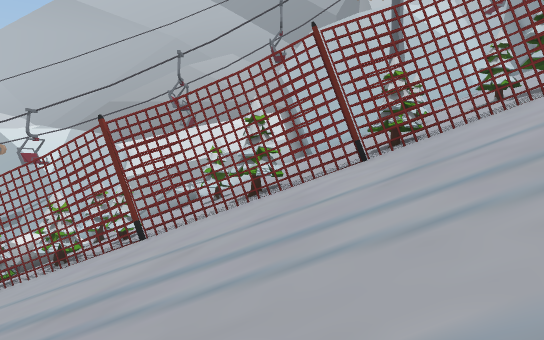
view 1 (above)

24 first-person views from a walk through a scene from a Unity 3-D project. The camera is 1.5 m above the floor, tilts 2° down and sees 70° across. The floor is counted in squares, 2 m on a side. Each view is taken from the middle of a square. On the plan, view 1 faces up. The plan holds only what a view shows up to about 12 squares ahead; the rest is blank. The place goes on beyond the plan. The player character is not drawn.

view 2
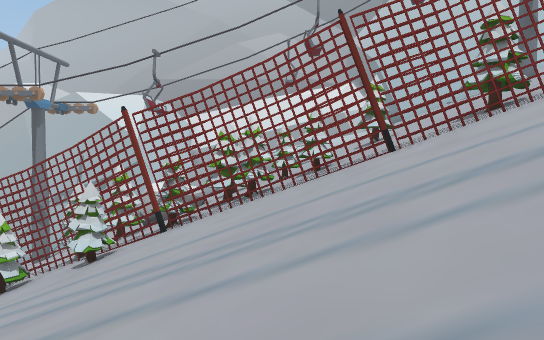

view 3
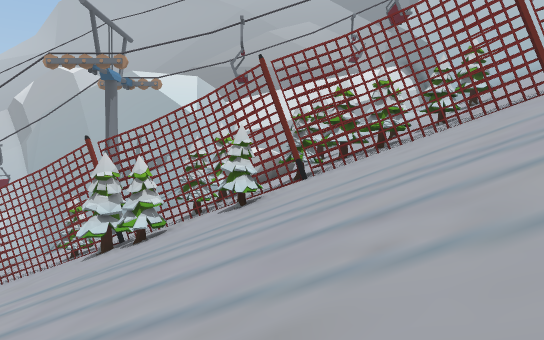

view 4
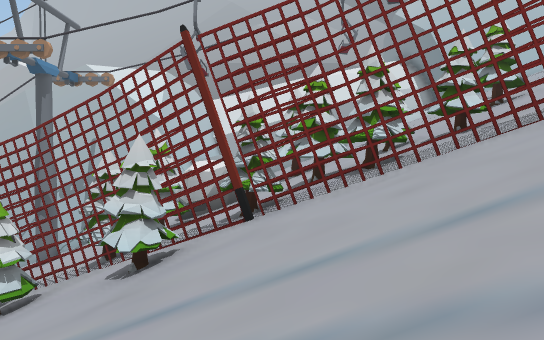

view 5
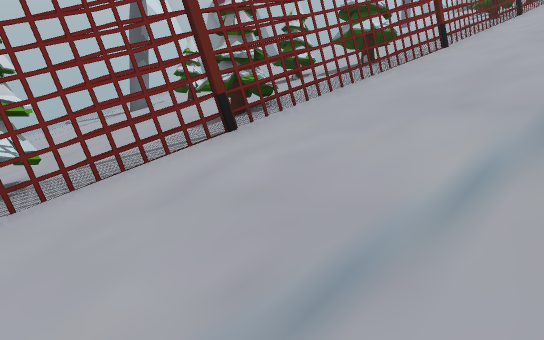

view 6
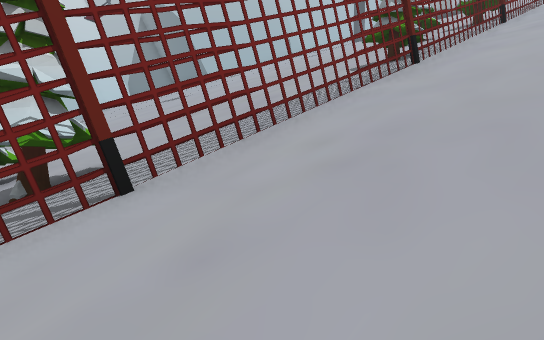

view 7
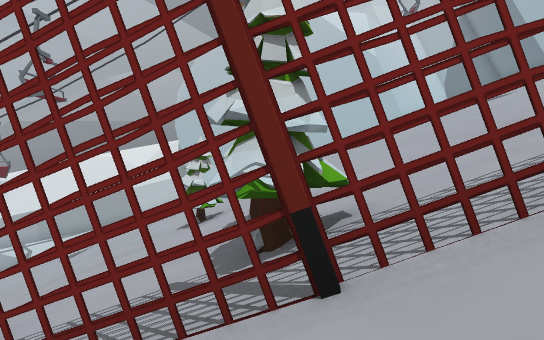

view 8
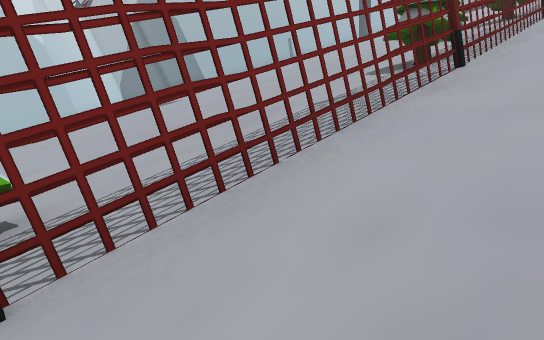

view 9
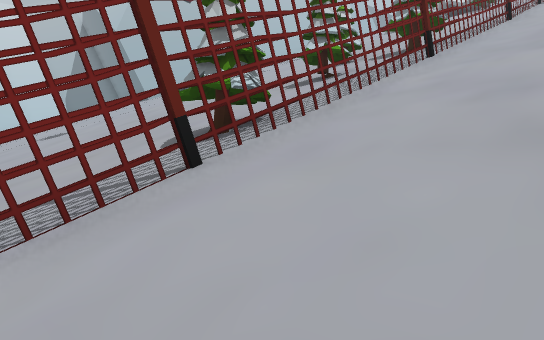

view 10
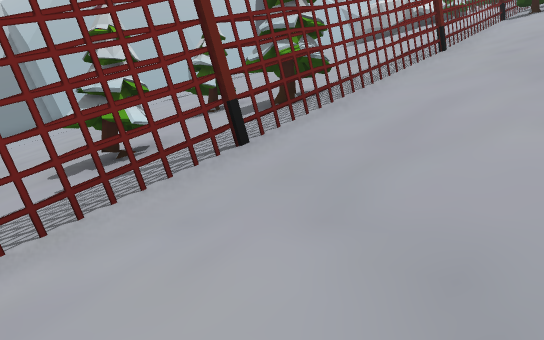

view 11
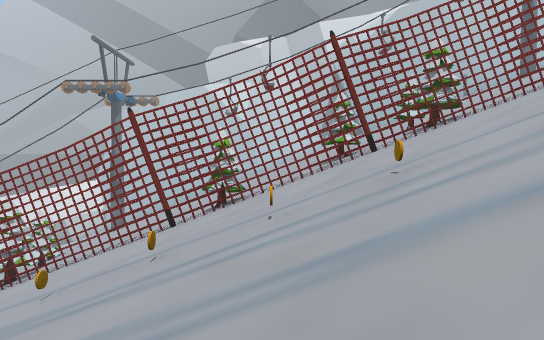

view 12
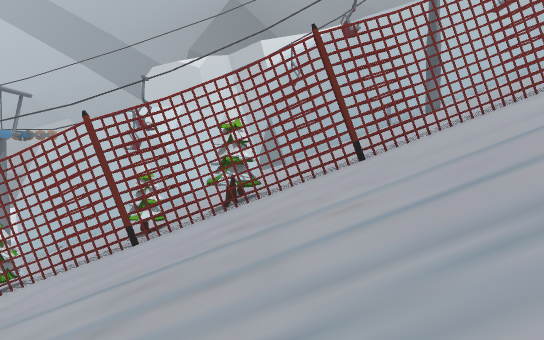

view 13
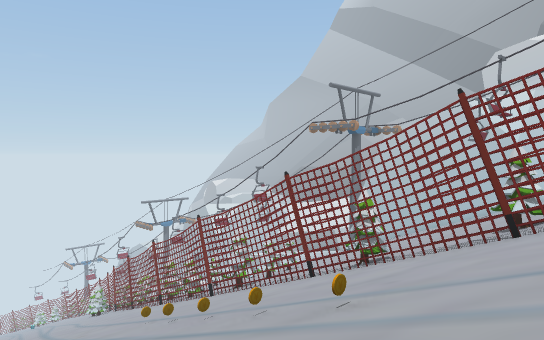

view 14
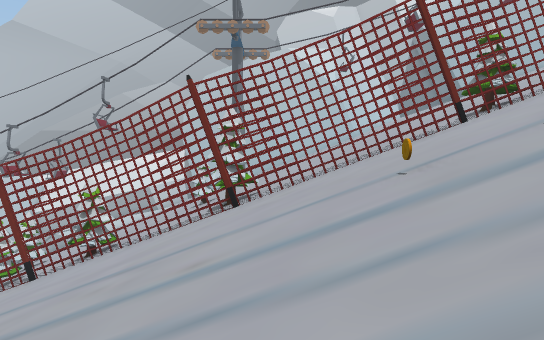

view 15
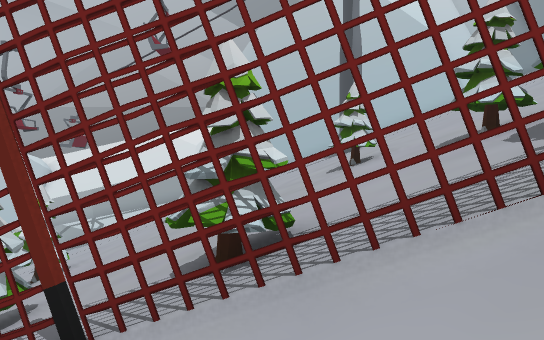

view 16
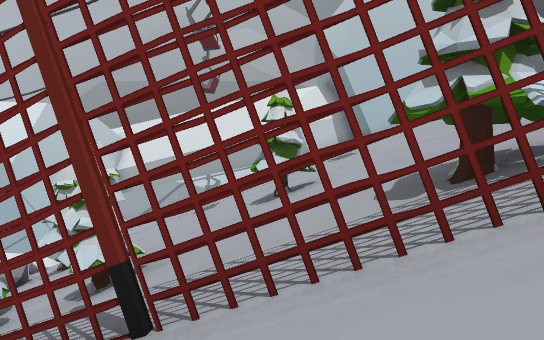

view 17
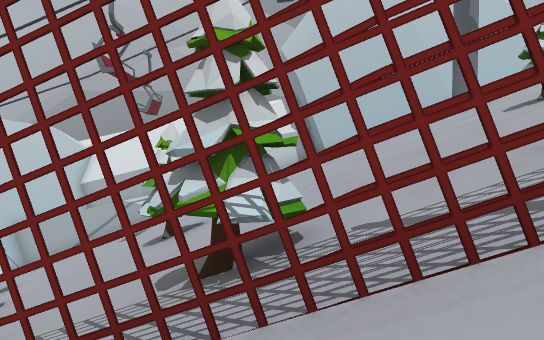

view 18
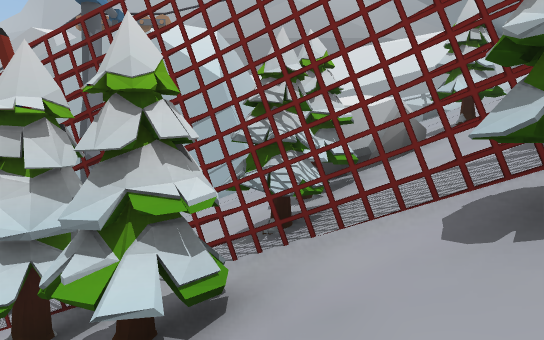

view 19
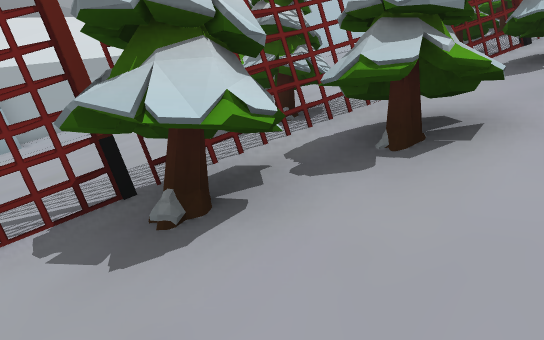

view 20
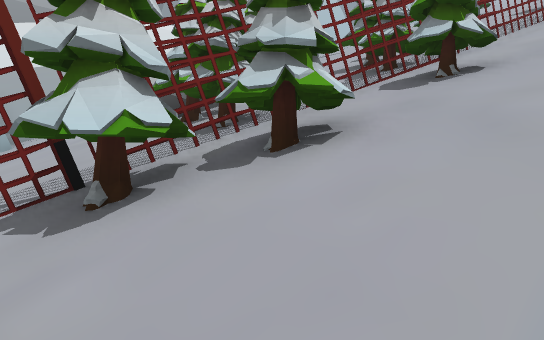

view 21
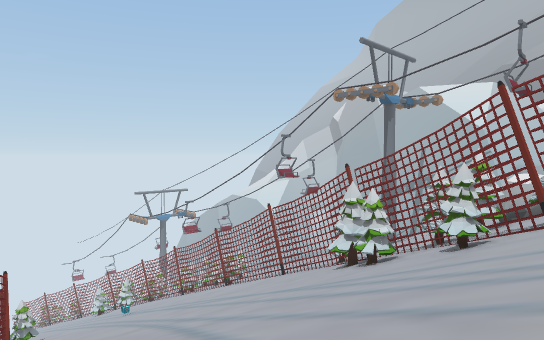

view 22
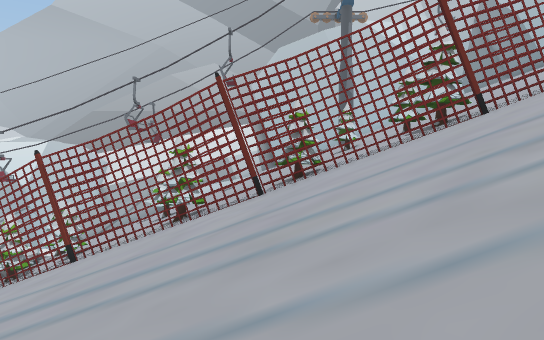

view 23
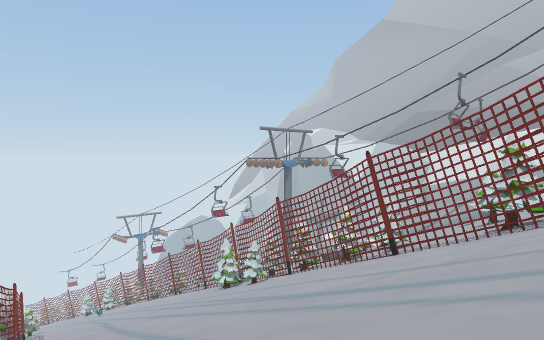

view 24
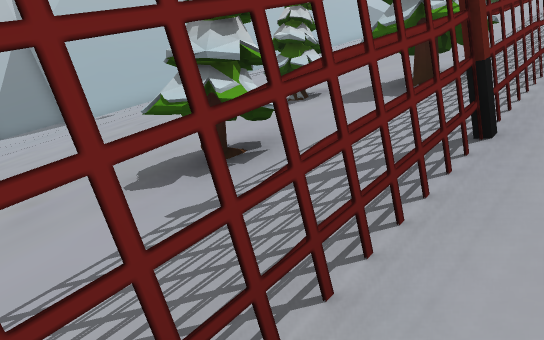

### Floor plan
Key: @ floor where view 1 was taken; # wall or solid block; / step, stairs or slope; = window, fence, low wall or low ledge; C cone; R rock; O other object.
Columns run from 13 left of view 1 to 19 right of it. Each row starts with its distance up from view 1.
 21    //
 20   #//
 19   ///   //                  ///
 18  ///  //////////            ////
 17  /// /////////////#/////////////
 16 //// ///////////////////////////
 15 //// R///////////////////////////
 14 ////RRCC/////////////////////////
 13 ///CCR/////C/////CC//////////////
 12 C//OC///O////////////////////////
 11 #//C///C/////////////////////////
 10 /CC#//OCCC/////////C//////////O//
  9 //C/CC/###//CC/////C////////C/C//
  8 /////////=####/CC//C/////C//C/C//
  7 //////////////=#/#######CC####C##
  6 /////////////////////////////////
  5 /////////////////////////////////
  4 /////////////////////////////////
  3   ///////////////////////////////
  2   / /////////////////////////////
  1   ## / //    ///// //// /////////
  0              @ //   //   ////  //
 -1                /    /     //  //
 -2                           /

Positions as (right, up) in squares from view 1, and headings:
1: (0, 0), facing up
2: (-5, 1), facing up
3: (-8, 1), facing up
4: (-7, 4), facing up
5: (-1, 4), facing up-right
6: (5, 4), facing up-right
7: (6, 5), facing up
8: (6, 5), facing up-right
9: (9, 4), facing up-right
10: (13, 4), facing up-right
11: (13, -2), facing up
12: (18, -1), facing up
13: (17, -1), facing up-left
14: (7, -1), facing up
15: (3, 5), facing up
16: (-2, 6), facing up
17: (0, 6), facing up
18: (-10, 7), facing up
19: (-13, 8), facing up-right
20: (-13, 7), facing up-right
21: (-6, 1), facing up-left
22: (2, -1), facing up
23: (2, -1), facing up-left
24: (13, 6), facing up-right
